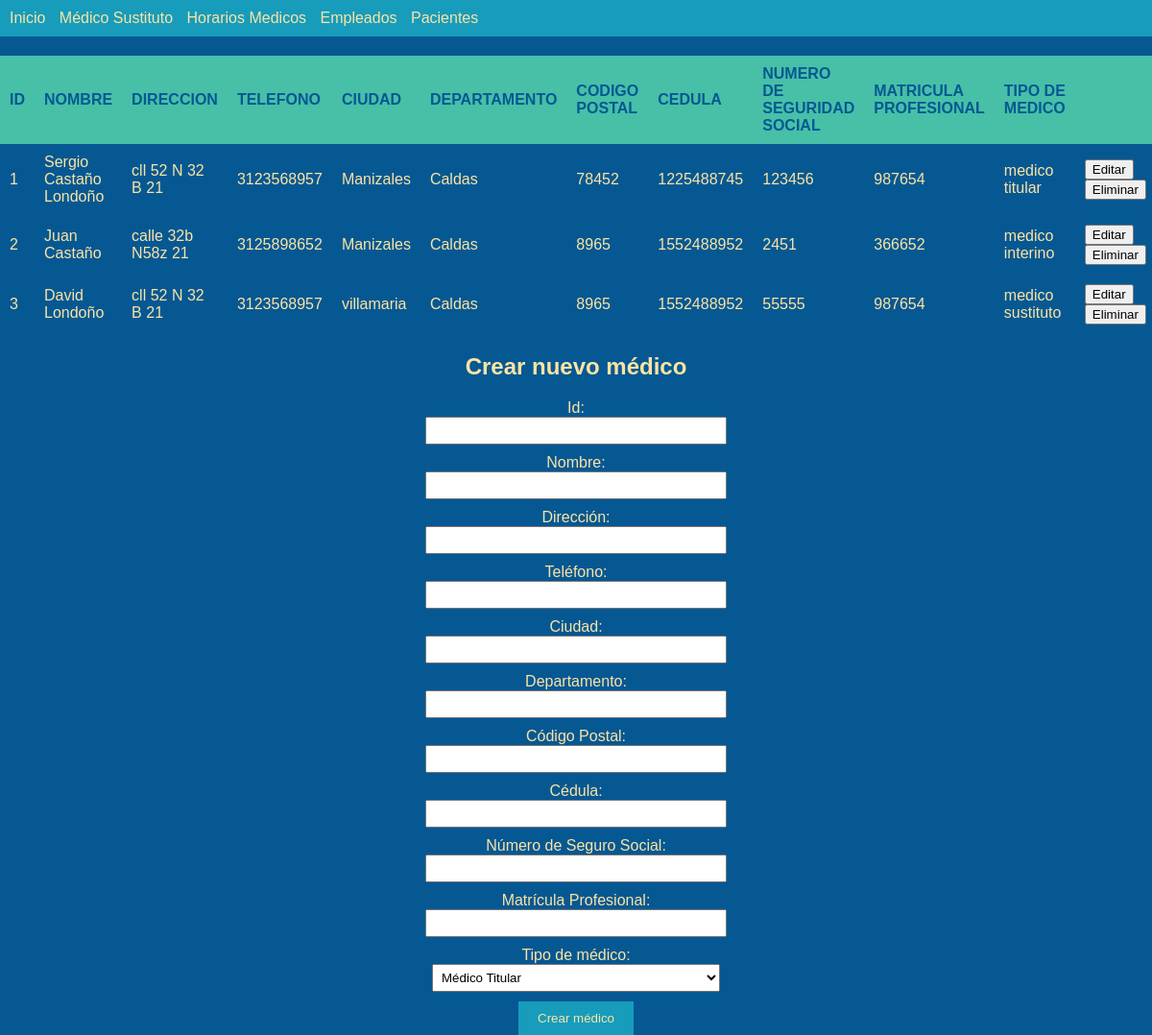
Page /php/medico.php on the committed database.
### tables this page shows
CREATE TABLE `medicos` (
  `med_id` int(11) NOT NULL,
  `med_nom` varchar(100) DEFAULT NULL,
  `med_dir` varchar(100) DEFAULT NULL,
  `med_tel` varchar(10) DEFAULT NULL,
  `med_ciu` varchar(25) DEFAULT NULL,
  `med_dep` varchar(25) DEFAULT NULL,
  `med_cod_pos` varchar(15) DEFAULT NULL,
  `med_ced` varchar(10) DEFAULT NULL,
  `med_num_seg_soc` varchar(15) DEFAULT NULL,
  `med_mat_pro` varchar(15) DEFAULT NULL,
  `med_tip` enum('medico titular','medico interino','medico sustituto') DEFAULT NULL
);

### php/medico.php (the view, shortened to what this page needs)
<?php
    require '../conexion/con_bd.php';
?>
<!DOCTYPE html>
<html lang="en">
<head>
    <link rel="stylesheet" href="../css/stilos.css">
</head>
<body>
<nav>
    <ul>
      <li><a href="index.php">Inicio</a></li>
      <li><a href="sustituto.php">Médico Sustituto</a></li>
      <li><a href="horarios.php">Horarios Medicos</a></li>
      <li><a href="empleado.php">Empleados</a></li>
      <li><a href="paciente.php">Pacientes</a></li>
    </ul>
  </nav>
  <table >
            <div class="titulo">
             <tr>
            <th>ID</th>
            <th>NOMBRE</th>
            <th>DIRECCION</th>
            <th>TELEFONO</th>
            <th>CIUDAD</th>
            <th>DEPARTAMENTO</th>
            <th>CODIGO POSTAL</th>
            <th>CEDULA</th>
            <th>NUMERO DE SEGURIDAD SOCIAL</th>
            <th>MATRICULA PROFESIONAL</th>
            <th>TIPO DE MEDICO</th>
            <th></th>
        </tr>
            </div>
        <?php
        $query = "SELECT * FROM medicos";
        $result = mysqli_query($conn, $query);
        if (mysqli_num_rows($result) > 0) {
            while ($row = mysqli_fetch_assoc($result)) {
                echo "<tr>";
                echo "<td>" . $row['med_id'] . "</td>";
                echo "<td>" . $row['med_nom'] . "</td>";
                echo "<td>" . $row['med_dir'] . "</td>";
                echo "<td>" . $row['med_tel'] . "</td>";
                echo "<td>" . $row['med_ciu'] . "</td>";
                echo "<td>" . $row['med_dep'] . "</td>";
                echo "<td>" . $row['med_cod_pos'] . "</td>";
                echo "<td>" . $row['med_ced'] . "</td>";
                echo "<td>" . $row['med_num_seg_soc'] . "</td>";
                echo "<td>" . $row['med_mat_pro'] . "</td>";
                echo "<td>" . $row['med_tip'] . "</td>";
                ?>
                <td>
                <form method="post" action="../consultas/edit_med.php">
                <button type="submit">Editar</button>
                </form>
                <form method="post" action="../consultas/eli_med.php">
                <button type="submit">Eliminar</button>
    </form>
                <?php
                echo "</tr>";
            }
        } else {
            echo "<tr><td colspan='11'>No se encontraron empleados</td></tr>";
        }
        ?>
    </table>
    <center>
    <h2>Crear nuevo médico</h2>
    <form method="post" action="../consultas/mod_med.php">
        <label for="med_id">Id:</label>
        <input type="text" name="med_id" required><br>
        <label for="med_nom">Nombre:</label>
        <input type="text" name="med_nom" required><br>
        <label for="med_dir">Dirección:</label>
        <input type="text" name="med_dir" required><br>
        <label for="med_tel">Teléfono:</label>
        <input type="text" name="med_tel" required><br>
        <label for="med_ciu">Ciudad:</label>
        <input type="text" name="med_ciu" required><br>
        <label for="med_dep">Departamento:</label>
        <input type="text" name="med_dep" required><br>
        <label for="med_cod_pos">Código Postal:</label>
        <input type="text" name="med_cod_pos" required><br>
        <label for="med_ced">Cédula:</label>
        <input type="text" name="med_ced" required><br>
        <label for="med_num_seg_soc">Número de Seguro Social:</label>
        <input type="text" name="med_num_seg_soc" required><br>
        <label for="med_mat_pro">Matrícula Profesional:</label>
        <input type="text" name="med_mat_pro" required><br>
        <label for="med_tip">Tipo de médico:</label>
        <select name="med_tip">
            <option value="medico titular">Médico Titular</option>
        </select><br>
        <input type="submit" name="crear" value="Crear médico">
    </form>
    </center>
</body>
</html>

### css/stilos.css (style rules this page uses)
body { background-color: #065893; color: #fbe4a3; font-family: Arial, sans-serif; margin: 0; padding: 0; }
nav { background-color: #179cbc; padding: 10px; }
nav ul { list-style-type: none; margin: 0; padding: 0; }
nav ul li { display: inline; margin-right: 10px; }
nav ul li a { color: #fbe4a3; text-decoration: none; }
table { width: 100%; border-collapse: collapse; margin-top: 20px; }
table th, table td { padding: 10px; text-align: left; }
table th { background-color: #47c0a7; color: #065893; }
h2 { margin-top: 20px; color: #fbe4a3; }
form label { display: block; margin-top: 10px; color: #fbe4a3; }
form input[type="text"], form select { width: 300px; padding: 5px; }
form input[type="submit"] { margin-top: 10px; background-color: #179cbc; color: #fbe4a3; border: none; padding: 10px 20px; cursor: pointer; }

### rows in the picture
medicos: med_id "1", med_nom "Sergio Castaño Londoño", med_dir "cll 52 N 32 B 21", med_tel "3123568957", med_ciu "Manizales", med_dep "Caldas", med_cod_pos "78452", med_ced "1225488745", med_num_seg_soc "123456", med_mat_pro "987654", med_tip "medico titular"
medicos: med_id "2", med_nom "Juan Castaño", med_dir "calle 32b N58z 21", med_tel "3125898652", med_ciu "Manizales", med_dep "Caldas", med_cod_pos "8965", med_ced "1552488952", med_num_seg_soc "2451", med_mat_pro "366652", med_tip "medico interino"
medicos: med_id "3", med_nom "David Londoño", med_dir "cll 52 N 32 B 21", med_tel "3123568957", med_ciu "villamaria", med_dep "Caldas", med_cod_pos "8965", med_ced "1552488952", med_num_seg_soc "55555", med_mat_pro "987654", med_tip "medico sustituto"
